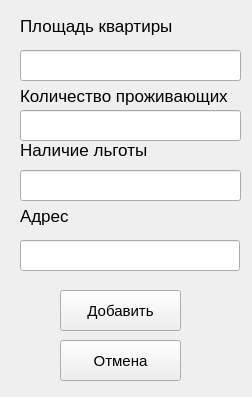
<?xml version="1.0" encoding="UTF-8"?>
<ui version="4.0">
 <class>MainWindow</class>
 <widget class="QMainWindow" name="MainWindow">
  <property name="geometry">
   <rect>
    <x>0</x>
    <y>0</y>
    <width>252</width>
    <height>397</height>
   </rect>
  </property>
  <property name="windowTitle">
   <string>MainWindow</string>
  </property>
  <widget class="QWidget" name="centralwidget">
   <widget class="QLabel" name="label">
    <property name="geometry">
     <rect>
      <x>20</x>
      <y>10</y>
      <width>191</width>
      <height>31</height>
     </rect>
    </property>
    <property name="font">
     <font>
      <pointsize>13</pointsize>
     </font>
    </property>
    <property name="text">
     <string>Площадь квартиры</string>
    </property>
   </widget>
   <widget class="QLineEdit" name="lineEdit_add_Flat_square">
    <property name="geometry">
     <rect>
      <x>20</x>
      <y>50</y>
      <width>221</width>
      <height>31</height>
     </rect>
    </property>
   </widget>
   <widget class="QLabel" name="label_2">
    <property name="geometry">
     <rect>
      <x>20</x>
      <y>80</y>
      <width>231</width>
      <height>31</height>
     </rect>
    </property>
    <property name="font">
     <font>
      <pointsize>13</pointsize>
     </font>
    </property>
    <property name="text">
     <string>Количество проживающих</string>
    </property>
   </widget>
   <widget class="QLineEdit" name="lineEdit_2_add_Flat_quanity_resident">
    <property name="geometry">
     <rect>
      <x>20</x>
      <y>110</y>
      <width>221</width>
      <height>31</height>
     </rect>
    </property>
   </widget>
   <widget class="QPushButton" name="pushButton_add_base_Flat">
    <property name="geometry">
     <rect>
      <x>60</x>
      <y>290</y>
      <width>121</width>
      <height>41</height>
     </rect>
    </property>
    <property name="font">
     <font>
      <pointsize>11</pointsize>
     </font>
    </property>
    <property name="text">
     <string>Добавить</string>
    </property>
   </widget>
   <widget class="QPushButton" name="pushButton_exit_Flat">
    <property name="geometry">
     <rect>
      <x>60</x>
      <y>340</y>
      <width>121</width>
      <height>41</height>
     </rect>
    </property>
    <property name="font">
     <font>
      <pointsize>11</pointsize>
     </font>
    </property>
    <property name="text">
     <string>Отмена</string>
    </property>
   </widget>
   <widget class="QLineEdit" name="lineEdit_add_availability_benefits">
    <property name="geometry">
     <rect>
      <x>20</x>
      <y>170</y>
      <width>221</width>
      <height>31</height>
     </rect>
    </property>
   </widget>
   <widget class="QLineEdit" name="lineEdit_add_Flat_adress">
    <property name="geometry">
     <rect>
      <x>20</x>
      <y>240</y>
      <width>220</width>
      <height>31</height>
     </rect>
    </property>
   </widget>
   <widget class="QLabel" name="label_3">
    <property name="geometry">
     <rect>
      <x>20</x>
      <y>130</y>
      <width>191</width>
      <height>40</height>
     </rect>
    </property>
    <property name="font">
     <font>
      <pointsize>13</pointsize>
     </font>
    </property>
    <property name="text">
     <string>Наличие льготы</string>
    </property>
   </widget>
   <widget class="QLabel" name="label_4">
    <property name="geometry">
     <rect>
      <x>20</x>
      <y>200</y>
      <width>210</width>
      <height>31</height>
     </rect>
    </property>
    <property name="font">
     <font>
      <pointsize>13</pointsize>
     </font>
    </property>
    <property name="text">
     <string>Адрес</string>
    </property>
   </widget>
  </widget>
 </widget>
 <resources/>
 <connections/>
</ui>
